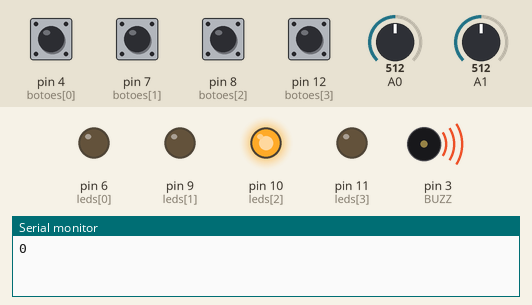
The sketch below on a simulated Arduino Uno, built with avr-gcc and run on an emulated ATmega328P. Shown: output pins drawn as LEDs (lit = HIGH), buzzer (waves = sounding), the last lines printed to the serial monitor. Inputs (shaded band) come from the test bench; at power-on: pin 4 (botoes[0]), pin 7 (botoes[1]), pin 8 (botoes[2]), pin 12 (botoes[3]) HIGH, A1 = 512, A0 = 512. Random numbers use the default seed unless the sketch sets one.

Above: at 4.7 s.
4.8 s: pin 8 (botoes[2]) pulled LOW for 1 s
At 5.3 s:
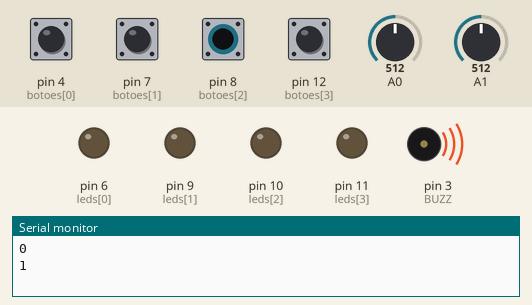
7.8 s: pin 4 (botoes[0]) pulled LOW for 0.15 s
At 8.4 s:
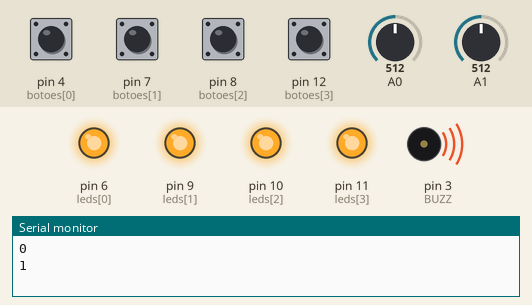
10.9 s: A1 set to 670
13.9 s: pin 4 (botoes[0]) pulled LOW for 1 s
At 17.3 s:
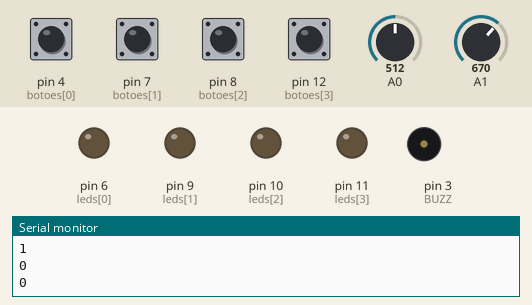
Timing chart, 0 to 18.1 s (numbered marks = the images above; inputs shaded):
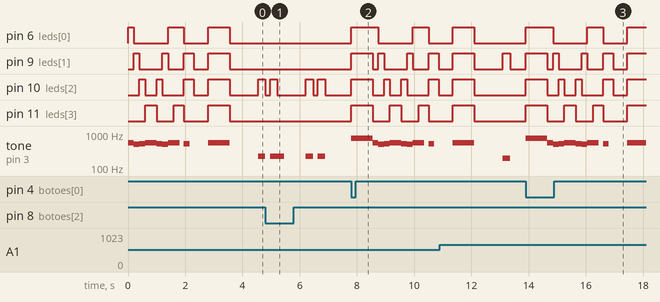

Measured:
- after the input at 7.8 s, pin 6 (leds[0]): LOW → HIGH at once, → LOW 0.95 s later, → HIGH 1.2 s later, → LOW 0.55 s later; pin 9 (leds[1]): LOW → HIGH at once, → LOW 0.75 s later, → HIGH 0.20 s later, → LOW 0.20 s later, … (8 changes in this stretch)
- after the input at 13.9 s, pin 6 (leds[0]): goes HIGH 0.95 s, LOW 1.2 s, HIGH 0.55 s, LOW 0.85 s, then HIGH, starting at once; pin 9 (leds[1]): LOW → HIGH at once, → LOW 0.75 s later, → HIGH 0.20 s later, → LOW 0.20 s later, … (9 changes in this stretch)

The sketch:

Simon-Says-Arduino.ino
```cpp
#define NOTE_A3  220
#define NOTE_B3  247
#define NOTE_C4  262
#define NOTE_G3  196

int gamePos = 0;

int dificuldade = 250;

int hits = 0;
int pontuacao = 0;

int botoes[4] = {4, 7, 8, 12};
int leds[4] = {6, 9, 10, 11};
int notes[4] = {NOTE_C4, NOTE_G3, NOTE_A3, NOTE_B3};

int BUZZ = 3;

int melody[100] = {};
int simon[100] = {};
int index = 0;

int i = 0;

bool hit = true;

int SimonToLed(int value) {
  switch (value) {
    case 6: return 0; break;
    case 9: return 1; break;
    case 10: return 2; break;
    case 11: return 3; break;
  }
}

void ResetLeds() {
  for (int i = 0; i < 4; i++) {
    digitalWrite(leds[i], LOW);
  }
}

void(* resetFunc) (void) = 0;

void setup() {
  Serial.begin(9600);

  for (int i = 0; i < 4; i++) {

    pinMode(botoes[i], INPUT_PULLUP);

    pinMode(leds[i], OUTPUT);
  }

  Serial.println(pontuacao);

  //Animação Inicial//

  for (int a = 0; a < 4; a++) {
    digitalWrite(leds[a], HIGH);
    tone(BUZZ, notes[a] + 300, 200);
    delay(200);
    digitalWrite(leds[a], LOW);
  }
  for (int a = 3; a >= 0; a--) {
    digitalWrite(leds[a], HIGH);
    tone(BUZZ, notes[a] + 300, 200);
    delay(200);
    digitalWrite(leds[a], LOW);
  }

  for (int a = 0, b = 3; a < 2; a++, b--) {
    digitalWrite(leds[a], HIGH);
    tone(BUZZ, notes[a] + 300, 200);
    digitalWrite(leds[b], HIGH);
    tone(BUZZ, notes[b] + 300, 200);
    delay(350);
    digitalWrite(leds[a], LOW);
    digitalWrite(leds[b], LOW);
  }

  delay(500);

  for (int a = 0; a < 4; a++) {
    digitalWrite(leds[a], HIGH);
    tone(BUZZ, notes[a] + 300, 750);
  }

  delay(750);

  for (int a = 3; a >= 0; a--) {
    digitalWrite(leds[a], LOW);
  }
}

void loop() {
  if (analogRead(A0) > 70 && analogRead(A0) < 660) {
    dificuldade = 250;
  }
  else if (analogRead(A0) <= 70) {
    dificuldade = 500;
  }
  else if (analogRead(A0) >= 660 && analogRead(A0) < 1020) {
    dificuldade = 125;
  }
  else if (analogRead(A0) >= 1020) {
    dificuldade = 50;
  }

  if (!hit) {

    ResetLeds();

    for (int i = 0; i < 4; i++) {
      if (!digitalRead(botoes[i])) {

        if (i == SimonToLed(simon[gamePos])) {
          tone(BUZZ, notes[i], 500);
          digitalWrite(leds[i], HIGH);
          delay(250);
          digitalWrite(leds[i], LOW);
          hits++;
          gamePos++;
        }
        else {
          for (int k = 0; k < 4; k++) {
            digitalWrite(leds[k], HIGH);
            tone(BUZZ, notes[k] + 500, 750);
          }
          delay(750);
          ResetLeds();
          pontuacao = 0;
          resetFunc();

        }

        if (hits == index) {
          hit = true;
          hits = 0;
          gamePos = 0;

          pontuacao++;
          Serial.println(pontuacao);

          break;
        }
      }
      else {
        tone(BUZZ, 0, 500);

      }
    }
  }
  else {
    delay(1000);

    randomSeed(analogRead(A1));
    int newNote = random(0, 3);

    melody[index] = notes[newNote];
    simon[index] = leds[newNote];

    index++;

    i = 0;

    while (i < index) {
      digitalWrite(simon[i], HIGH);
      tone(BUZZ, melody[i], dificuldade);
      delay(dificuldade);
      digitalWrite(simon[i], LOW);
      delay(dificuldade / 1.5);

      i++;
    }

    hit = false;
  }
}
```
